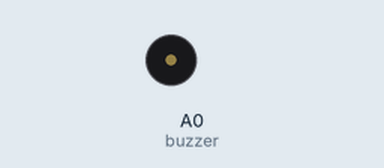
Bench run of a sketch on a simulated Arduino Uno, built with avr-gcc and run on an emulated ATmega328P. Parts: buzzer (waves = sounding).

Above: at 0.9 s.
At 3.05 s:
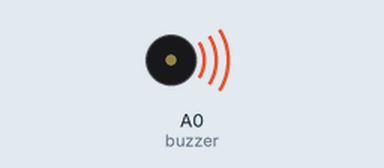
Timing chart, 0 to 3.4 s (numbered marks = the images above):
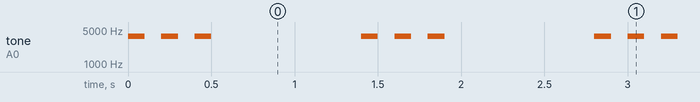

The sketch:

buzzer_att3.ino
```cpp
/* Arduino tutorial - Buzzer / Piezo Speaker
   More info and circuit: http://www.ardumotive.com/how-to-use-a-buzzer-en.html
   Dev: Michalis Vasilakis // Date: 9/6/2015 // www.ardumotive.com */

const int buzzer = A0; //buzzer to arduino pin 9

void setup(){
  pinMode(A0, OUTPUT); // Set buzzer - pin 9 as an output
  Serial.begin(9600);
}

const int freq PROGMEM =3700;

void loop(){
  int voice_count=0;
  while(1){
    voice_count++;
    //freq+=100;
    tone(buzzer, freq); // Send 1KHz sound signal...
    delay(100);        // ...for X sec
    noTone(buzzer);     // Stop sound...
    delay(100);        // ...for X sec
    if(voice_count%3==0)delay(800);
  }
}
```

Measured:
- by itself, tone on A0 (buzzer): repeats every 1.4 s: 2 × (silent 0.10 s, 3700 Hz 0.10 s), silent 0.90 s, 3700 Hz 0.10 s
